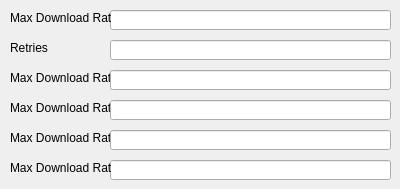
      <widget class="QWidget" name="download_tab">
       <attribute name="title">
        <string>Download</string>
       </attribute>
       <widget class="QLineEdit" name="max_download_rate_input">
        <property name="geometry">
         <rect>
          <x>110</x>
          <y>10</y>
          <width>281</width>
          <height>20</height>
         </rect>
        </property>
       </widget>
       <widget class="QLabel" name="max_download_rate_label">
        <property name="geometry">
         <rect>
          <x>10</x>
          <y>10</y>
          <width>101</width>
          <height>16</height>
         </rect>
        </property>
        <property name="toolTip">
         <string>&lt;html&gt;&lt;head/&gt;&lt;body&gt;&lt;pre style=&quot; margin-top:0px; margin-bottom:0px; margin-left:0px; margin-right:0px; -qt-block-indent:0; text-indent:0px; line-height:145%;&quot;&gt;&lt;span style=&quot; font-family:'ui-monospace','SFMono-Regular','SF Mono','Menlo','Consolas','Liberation Mono','monospace'; color:#c9d1d9; background-color:transparent;&quot;&gt;Maximum download rate in bytes per second (e.g. 50K or 4.2M)&lt;/span&gt;&lt;/pre&gt;&lt;/body&gt;&lt;/html&gt;</string>
        </property>
        <property name="whatsThis">
         <string>&lt;html&gt;&lt;head/&gt;&lt;body&gt;&lt;p&gt;&lt;span style=&quot; font-family:'ui-monospace','SFMono-Regular','SF Mono','Menlo','Consolas','Liberation Mono','monospace'; color:#c9d1d9; background-color:transparent;&quot;&gt;Maximum download rate in bytes per second (e.g. 50K or 4.2M)&lt;/span&gt;&lt;/p&gt;&lt;/body&gt;&lt;/html&gt;</string>
        </property>
        <property name="styleSheet">
         <string notr="true">background-color: transparent;</string>
        </property>
        <property name="text">
         <string>Max Download Rate</string>
        </property>
       </widget>
       <widget class="QLabel" name="retries_label">
        <property name="geometry">
         <rect>
          <x>10</x>
          <y>40</y>
          <width>101</width>
          <height>16</height>
         </rect>
        </property>
        <property name="toolTip">
         <string>&lt;html&gt;&lt;head/&gt;&lt;body&gt;&lt;pre style=&quot; margin-top:0px; margin-bottom:16px; margin-left:0px; margin-right:0px; -qt-block-indent:0; text-indent:0px; line-height:145%;&quot;&gt;&lt;span style=&quot; font-family:'ui-monospace','SFMono-Regular','SF Mono','Menlo','Consolas','Liberation Mono','monospace'; color:#c9d1d9; background-color:transparent;&quot;&gt;Number of retries (default is 10), or &amp;quot;infinite&amp;quot;&lt;/span&gt;&lt;/pre&gt;&lt;/body&gt;&lt;/html&gt;</string>
        </property>
        <property name="whatsThis">
         <string>&lt;html&gt;&lt;head/&gt;&lt;body&gt;&lt;p&gt;&lt;span style=&quot; font-family:'ui-monospace','SFMono-Regular','SF Mono','Menlo','Consolas','Liberation Mono','monospace'; color:#c9d1d9; background-color:transparent;&quot;&gt;Number of retries (default is 10), or &amp;quot;infinite&amp;quot;&lt;/span&gt;&lt;/p&gt;&lt;/body&gt;&lt;/html&gt;</string>
        </property>
        <property name="styleSheet">
         <string notr="true">background-color: transparent;</string>
        </property>
        <property name="text">
         <string>Retries</string>
        </property>
       </widget>
       <widget class="QLineEdit" name="retries_input">
        <property name="geometry">
         <rect>
          <x>110</x>
          <y>40</y>
          <width>281</width>
          <height>20</height>
         </rect>
        </property>
        <property name="text">
         <string/>
        </property>
       </widget>
       <widget class="QLabel" name="label_2">
        <property name="geometry">
         <rect>
          <x>10</x>
          <y>70</y>
          <width>101</width>
          <height>16</height>
         </rect>
        </property>
        <property name="toolTip">
         <string>&lt;html&gt;&lt;head/&gt;&lt;body&gt;&lt;p&gt;&lt;span style=&quot; font-family:'ui-monospace','SFMono-Regular','SF Mono','Menlo','Consolas','Liberation Mono','monospace'; color:#c9d1d9; background-color:transparent;&quot;&gt;Comma separated playlist_index of the videos to download. You can specify a range using &amp;quot;[START]:[STOP][:STEP]&amp;quot;. For backward compatibility, START-STOP is also supported. Use negative indices to count from the right and negative STEP to download in reverse order. Eg: &amp;quot;-I 1:3,7,-5::2&amp;quot; used on a playlist of size 15 will download the videos at index 1,2,3,7,11,13,15&lt;/span&gt;&lt;/p&gt;&lt;/body&gt;&lt;/html&gt;</string>
        </property>
        <property name="whatsThis">
         <string>&lt;html&gt;&lt;head/&gt;&lt;body&gt;&lt;p&gt;&lt;span style=&quot; font-family:'ui-monospace','SFMono-Regular','SF Mono','Menlo','Consolas','Liberation Mono','monospace'; color:#c9d1d9; background-color:transparent;&quot;&gt;Comma separated playlist_index of the videos to download. You can specify a range using &amp;quot;[START]:[STOP][:STEP]&amp;quot;. For backward compatibility, START-STOP is also supported. Use negative indices to count from the right and negative STEP to download in reverse order. Eg: &amp;quot;-I 1:3,7,-5::2&amp;quot; used on a playlist of size 15 will download the videos at index 1,2,3,7,11,13,15&lt;/span&gt;&lt;/p&gt;&lt;/body&gt;&lt;/html&gt;</string>
        </property>
        <property name="styleSheet">
         <string notr="true">background-color: transparent;</string>
        </property>
        <property name="text">
         <string>Max Download Rate</string>
        </property>
       </widget>
       <widget class="QLineEdit" name="lineEdit_17">
        <property name="geometry">
         <rect>
          <x>110</x>
          <y>70</y>
          <width>281</width>
          <height>20</height>
         </rect>
        </property>
       </widget>
       <widget class="QLineEdit" name="lineEdit_18">
        <property name="geometry">
         <rect>
          <x>110</x>
          <y>160</y>
          <width>281</width>
          <height>20</height>
         </rect>
        </property>
       </widget>
       <widget class="QLabel" name="label_19">
        <property name="geometry">
         <rect>
          <x>10</x>
          <y>130</y>
          <width>101</width>
          <height>16</height>
         </rect>
        </property>
        <property name="toolTip">
         <string>&lt;html&gt;&lt;head/&gt;&lt;body&gt;&lt;p&gt;&lt;span style=&quot; font-family:'ui-monospace','SFMono-Regular','SF Mono','Menlo','Consolas','Liberation Mono','monospace'; color:#c9d1d9; background-color:transparent;&quot;&gt;Comma separated playlist_index of the videos to download. You can specify a range using &amp;quot;[START]:[STOP][:STEP]&amp;quot;. For backward compatibility, START-STOP is also supported. Use negative indices to count from the right and negative STEP to download in reverse order. Eg: &amp;quot;-I 1:3,7,-5::2&amp;quot; used on a playlist of size 15 will download the videos at index 1,2,3,7,11,13,15&lt;/span&gt;&lt;/p&gt;&lt;/body&gt;&lt;/html&gt;</string>
        </property>
        <property name="whatsThis">
         <string>&lt;html&gt;&lt;head/&gt;&lt;body&gt;&lt;p&gt;&lt;span style=&quot; font-family:'ui-monospace','SFMono-Regular','SF Mono','Menlo','Consolas','Liberation Mono','monospace'; color:#c9d1d9; background-color:transparent;&quot;&gt;Comma separated playlist_index of the videos to download. You can specify a range using &amp;quot;[START]:[STOP][:STEP]&amp;quot;. For backward compatibility, START-STOP is also supported. Use negative indices to count from the right and negative STEP to download in reverse order. Eg: &amp;quot;-I 1:3,7,-5::2&amp;quot; used on a playlist of size 15 will download the videos at index 1,2,3,7,11,13,15&lt;/span&gt;&lt;/p&gt;&lt;/body&gt;&lt;/html&gt;</string>
        </property>
        <property name="styleSheet">
         <string notr="true">background-color: transparent;</string>
        </property>
        <property name="text">
         <string>Max Download Rate</string>
        </property>
       </widget>
       <widget class="QLabel" name="label_20">
        <property name="geometry">
         <rect>
          <x>10</x>
          <y>100</y>
          <width>101</width>
          <height>16</height>
         </rect>
        </property>
        <property name="toolTip">
         <string>&lt;html&gt;&lt;head/&gt;&lt;body&gt;&lt;p&gt;&lt;span style=&quot; font-family:'ui-monospace','SFMono-Regular','SF Mono','Menlo','Consolas','Liberation Mono','monospace'; color:#c9d1d9; background-color:transparent;&quot;&gt;Comma separated playlist_index of the videos to download. You can specify a range using &amp;quot;[START]:[STOP][:STEP]&amp;quot;. For backward compatibility, START-STOP is also supported. Use negative indices to count from the right and negative STEP to download in reverse order. Eg: &amp;quot;-I 1:3,7,-5::2&amp;quot; used on a playlist of size 15 will download the videos at index 1,2,3,7,11,13,15&lt;/span&gt;&lt;/p&gt;&lt;/body&gt;&lt;/html&gt;</string>
        </property>
        <property name="whatsThis">
         <string>&lt;html&gt;&lt;head/&gt;&lt;body&gt;&lt;p&gt;&lt;span style=&quot; font-family:'ui-monospace','SFMono-Regular','SF Mono','Menlo','Consolas','Liberation Mono','monospace'; color:#c9d1d9; background-color:transparent;&quot;&gt;Comma separated playlist_index of the videos to download. You can specify a range using &amp;quot;[START]:[STOP][:STEP]&amp;quot;. For backward compatibility, START-STOP is also supported. Use negative indices to count from the right and negative STEP to download in reverse order. Eg: &amp;quot;-I 1:3,7,-5::2&amp;quot; used on a playlist of size 15 will download the videos at index 1,2,3,7,11,13,15&lt;/span&gt;&lt;/p&gt;&lt;/body&gt;&lt;/html&gt;</string>
        </property>
        <property name="styleSheet">
         <string notr="true">background-color: transparent;</string>
        </property>
        <property name="text">
         <string>Max Download Rate</string>
        </property>
       </widget>
       <widget class="QLabel" name="label_21">
        <property name="geometry">
         <rect>
          <x>10</x>
          <y>160</y>
          <width>101</width>
          <height>16</height>
         </rect>
        </property>
        <property name="toolTip">
         <string>&lt;html&gt;&lt;head/&gt;&lt;body&gt;&lt;p&gt;&lt;span style=&quot; font-family:'ui-monospace','SFMono-Regular','SF Mono','Menlo','Consolas','Liberation Mono','monospace'; color:#c9d1d9; background-color:transparent;&quot;&gt;Comma separated playlist_index of the videos to download. You can specify a range using &amp;quot;[START]:[STOP][:STEP]&amp;quot;. For backward compatibility, START-STOP is also supported. Use negative indices to count from the right and negative STEP to download in reverse order. Eg: &amp;quot;-I 1:3,7,-5::2&amp;quot; used on a playlist of size 15 will download the videos at index 1,2,3,7,11,13,15&lt;/span&gt;&lt;/p&gt;&lt;/body&gt;&lt;/html&gt;</string>
        </property>
        <property name="whatsThis">
         <string>&lt;html&gt;&lt;head/&gt;&lt;body&gt;&lt;p&gt;&lt;span style=&quot; font-family:'ui-monospace','SFMono-Regular','SF Mono','Menlo','Consolas','Liberation Mono','monospace'; color:#c9d1d9; background-color:transparent;&quot;&gt;Comma separated playlist_index of the videos to download. You can specify a range using &amp;quot;[START]:[STOP][:STEP]&amp;quot;. For backward compatibility, START-STOP is also supported. Use negative indices to count from the right and negative STEP to download in reverse order. Eg: &amp;quot;-I 1:3,7,-5::2&amp;quot; used on a playlist of size 15 will download the videos at index 1,2,3,7,11,13,15&lt;/span&gt;&lt;/p&gt;&lt;/body&gt;&lt;/html&gt;</string>
        </property>
        <property name="styleSheet">
         <string notr="true">background-color: transparent;</string>
        </property>
        <property name="text">
         <string>Max Download Rate</string>
        </property>
       </widget>
       <widget class="QLineEdit" name="lineEdit_19">
        <property name="geometry">
         <rect>
          <x>110</x>
          <y>130</y>
          <width>281</width>
          <height>20</height>
         </rect>
        </property>
       </widget>
       <widget class="QLineEdit" name="lineEdit_20">
        <property name="geometry">
         <rect>
          <x>110</x>
          <y>100</y>
          <width>281</width>
          <height>20</height>
         </rect>
        </property>
       </widget>
      </widget>
